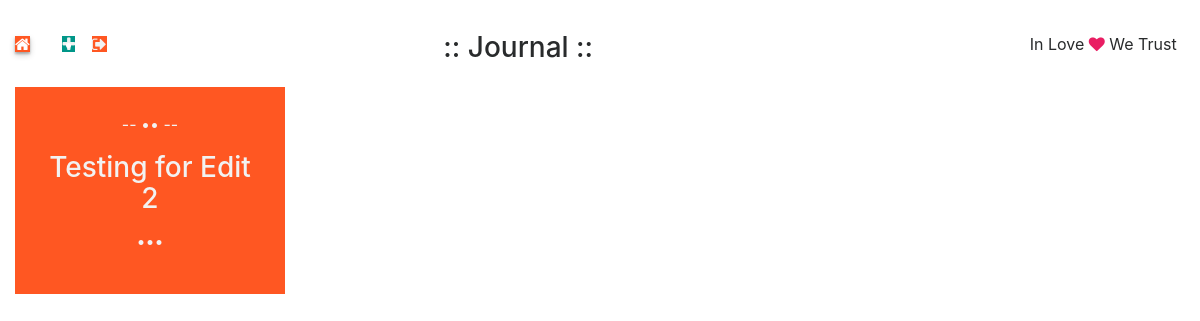
The page /journal/ (signed in) on the database as committed earlier.
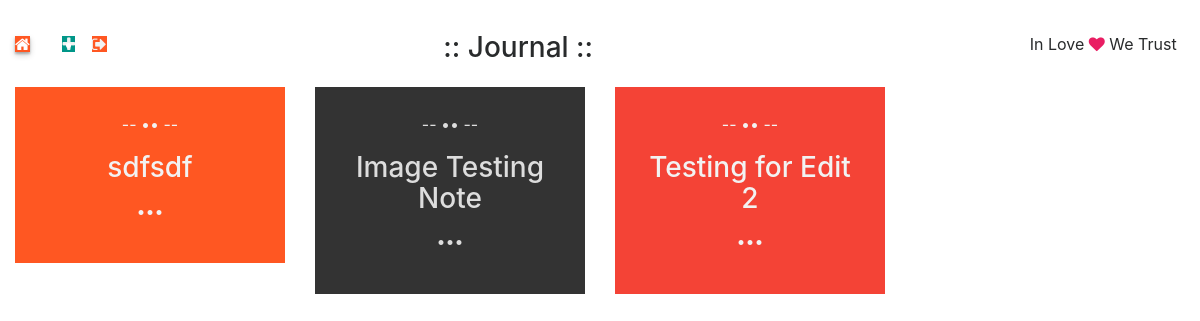
The same page on the database as committed later.
### centaur/models.py (models this page shows, shortened)
class Story(models.Model):
	author = models.ForeignKey('auth.User')
	title = models.CharField( max_length = 200, blank = True )
	body = models.TextField( blank = True, null = True)
	created_at = models.DateTimeField( default = timezone.now )
	updated_at = models.DateTimeField( default = timezone.now )
	class Meta:
		verbose_name='Story'
		verbose_name_plural = 'Stories'

### centaur/views.py (the view)
@login_required(login_url = 'immigration:login')
def home(request):
	me = request.user
	stories = Story.objects.filter( author=me ).order_by('-updated_at');
	return render(request, 'centaur/home.html', { 'stories' : stories })

### centaur/templates/centaur/home.html (shortened to what this page needs)
{% extends 'household/master.html' %}
{% load static %}
{% block content %}
	{% include 'centaur/navigation.html' %}
	<div class="row" id="journalApp" style="margin-top: 1.52em">
		{% if stories %}
			{% for story in stories %}
			<div class="col-md-3 journal-card">
				<a href="{% url 'centaur:show' story.id %}" class="wv-block">
					<p> -- •• -- </p>
					<h3>{{ story.title }}</h3>
					<p> ••• </p>
				</a>
			</div>
			{% endfor %}
		{% endif %}
	</div>
{% endblock %}

### household/templates/household/master.html (shortened to what this page needs)
{% load static %}
<html>
<head>
	<link rel="stylesheet" href="{% static 'household/css/app.css' %}">
	<link rel="stylesheet" href="https://cdnjs.cloudflare.com/ajax/libs/font-awesome/4.7.0/css/font-awesome.min.css">
	<link href="https://cdn.quilljs.com/1.2.3/quill.bubble.css" rel="stylesheet">
	<link rel="stylesheet" href="https://cdnjs.cloudflare.com/ajax/libs/node-waves/0.7.5/waves.css" />
</head>
<body>
	<div class="container-fluid">
		{% block content %}
		{% endblock %}
	</div>
</body>
</html>

### centaur/templates/centaur/navigation.html (shortened to what this page needs)
{% load static %}
<div id="progressBarContainer"></div>
<div style="margin-bottom: 1.52em !important;">
	<div class="journal-nav--wrapper pull-left">
		<a href="{% url 'centaur:home' %}" style="text-decoration: none; color: inherit;">
			<i class="fa fa-home wv-icon" id="home"></i>
		</a>
		<ul>
			{% if request.resolver_match.view_name == "centaur:home" %}
			<li>
				<a href="{% url 'centaur:create' %}">
					<i class="fa fa-plus wv-icon"></i>
				</a>
			</li>
			<li>
				<a href="{% url 'centaur:logout' %}" title="Logout">
					<fa class="fa fa-sign-out wv-icon" style="background: rgb(255,87,34); color: #f2f2f2;"></fa>
				</a>
			</li>
			{% endif %}
		</ul>
	</div>
	<div class="pull-right" style="display: flex; align-items: center;">
		<p style="order: 4; margin: 0 .52em;">In Love <i class="fa fa-heart love"></i> We Trust</p>
	</div>
	<h3 class="text-center">:: Journal ::</h3>
</div>

Rows that differ between the two databases and show on the page:
added Story: title "sdfsdf"
added Story: title "Image Testing Note"
